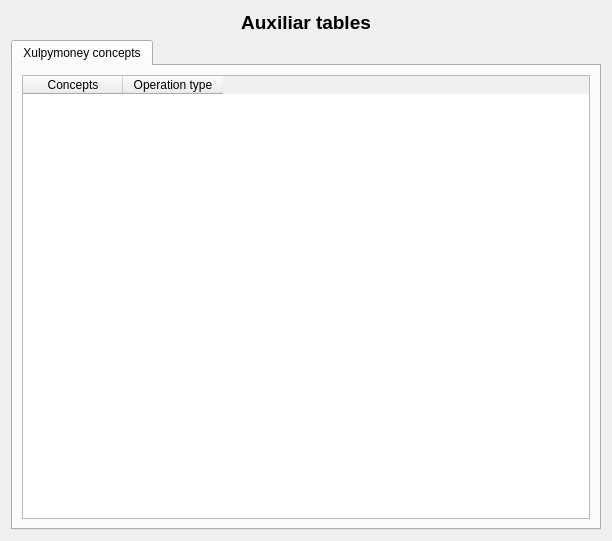
<?xml version="1.0" encoding="UTF-8"?>
<ui version="4.0">
 <class>frmAuxiliarTables</class>
 <widget class="QDialog" name="frmAuxiliarTables">
  <property name="geometry">
   <rect>
    <x>0</x>
    <y>0</y>
    <width>612</width>
    <height>541</height>
   </rect>
  </property>
  <property name="windowTitle">
   <string>Xulpymoney &gt; Auxiliar tables</string>
  </property>
  <property name="windowIcon">
   <iconset>
    <normaloff>:/xulpymoney/configure.png</normaloff>:/xulpymoney/configure.png</iconset>
  </property>
  <layout class="QHBoxLayout" name="horizontalLayout">
   <item>
    <layout class="QVBoxLayout" name="verticalLayout">
     <item>
      <widget class="QLabel" name="label">
       <property name="font">
        <font>
         <pointsize>14</pointsize>
         <weight>75</weight>
         <bold>true</bold>
        </font>
       </property>
       <property name="text">
        <string>Auxiliar tables</string>
       </property>
       <property name="alignment">
        <set>Qt::AlignCenter</set>
       </property>
      </widget>
     </item>
     <item>
      <widget class="QTabWidget" name="tabWidget">
       <property name="currentIndex">
        <number>0</number>
       </property>
       <widget class="QWidget" name="tabConceptos">
        <attribute name="title">
         <string>Xulpymoney concepts</string>
        </attribute>
        <layout class="QHBoxLayout" name="horizontalLayout_2">
         <item>
          <layout class="QVBoxLayout" name="verticalLayout_2">
           <item>
            <widget class="myQTableWidget" name="tblConcepts">
             <property name="sizePolicy">
              <sizepolicy hsizetype="Expanding" vsizetype="Expanding">
               <horstretch>0</horstretch>
               <verstretch>0</verstretch>
              </sizepolicy>
             </property>
             <property name="contextMenuPolicy">
              <enum>Qt::CustomContextMenu</enum>
             </property>
             <property name="alternatingRowColors">
              <bool>true</bool>
             </property>
             <property name="selectionMode">
              <enum>QAbstractItemView::SingleSelection</enum>
             </property>
             <property name="selectionBehavior">
              <enum>QAbstractItemView::SelectRows</enum>
             </property>
             <attribute name="verticalHeaderVisible">
              <bool>false</bool>
             </attribute>
             <column>
              <property name="text">
               <string>Concepts</string>
              </property>
             </column>
             <column>
              <property name="text">
               <string>Operation type</string>
              </property>
             </column>
            </widget>
           </item>
          </layout>
         </item>
        </layout>
       </widget>
      </widget>
     </item>
    </layout>
   </item>
  </layout>
  <action name="actionExpensesAdd">
   <property name="icon">
    <iconset>
     <normaloff>:/xulpymoney/add.png</normaloff>:/xulpymoney/add.png</iconset>
   </property>
   <property name="text">
    <string>Add a expense concept</string>
   </property>
   <property name="toolTip">
    <string>Add a expense concept</string>
   </property>
  </action>
  <action name="actionConceptDelete">
   <property name="icon">
    <iconset>
     <normaloff>:/xulpymoney/eventdelete.png</normaloff>:/xulpymoney/eventdelete.png</iconset>
   </property>
   <property name="text">
    <string>Delete concept</string>
   </property>
   <property name="toolTip">
    <string>Delete concept</string>
   </property>
  </action>
  <action name="actionIncomesAdd">
   <property name="icon">
    <iconset>
     <normaloff>:/xulpymoney/add.png</normaloff>:/xulpymoney/add.png</iconset>
   </property>
   <property name="text">
    <string>Add an income concept</string>
   </property>
   <property name="toolTip">
    <string>Add an income concept</string>
   </property>
  </action>
  <action name="actionChangeName">
   <property name="icon">
    <iconset>
     <normaloff>:/xulpymoney/editar.png</normaloff>:/xulpymoney/editar.png</iconset>
   </property>
   <property name="text">
    <string>Change name</string>
   </property>
   <property name="toolTip">
    <string>Change name</string>
   </property>
  </action>
 </widget>
 <customwidgets>
  <customwidget>
   <class>myQTableWidget</class>
   <extends>QTableWidget</extends>
   <header location="global">myqtablewidget</header>
  </customwidget>
 </customwidgets>
 <resources>
  <include location="../images/caloriestracker.qrc"/>
 </resources>
 <connections/>
</ui>
